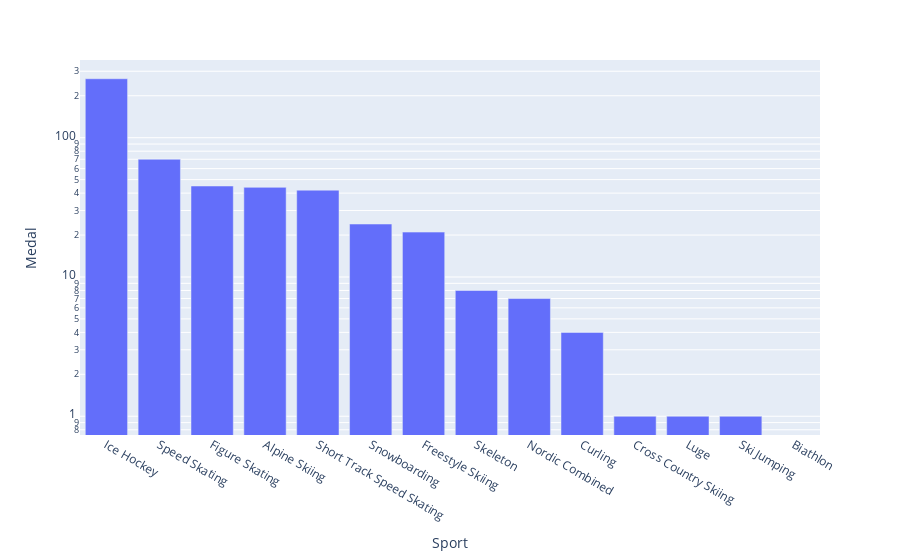

The notebook cell this image was saved under:
### Code cell
fig = px.bar(df_winter, x= "Sport", y="Medal", log_y=True) #making logaretmic might be confusing 

fig.show()

### Figure 1 — Plotly figure (JSON) as saved in the notebook; plotly's stock layout.template omitted (floating-point values rounded to 4 significant figures)
{"data": [{"alignmentgroup": "True", "hovertemplate": "Sport=%{x}<br>Medal=%{y}<extra></extra>", "legendgroup": "", "marker": {"color": "#636efa", "pattern": {"shape": ""}}, "name": "", "offsetgroup": "", "orientation": "v", "showlegend": false, "textposition": "auto", "type": "bar", "x": ["Ice Hockey", "Speed Skating", "Figure Skating", "Alpine Skiing", "Short Track Speed Skating", "Snowboarding", "Freestyle Skiing", "Skeleton", "Nordic Combined", "Curling", "Cross Country Skiing", "Luge", "Ski Jumping", "Biathlon"], "xaxis": "x", "y": [265, 70, 45, 44, 42, 24, 21, 8, 7, 4, 1, 1, 1, 0], "yaxis": "y"}], "layout": {"barmode": "relative", "legend": {"tracegroupgap": 0}, "margin": {"t": 60}, "xaxis": {"anchor": "y", "domain": [0, 1], "title": {"text": "Sport"}}, "yaxis": {"anchor": "x", "domain": [0, 1], "title": {"text": "Medal"}, "type": "log"}}}
